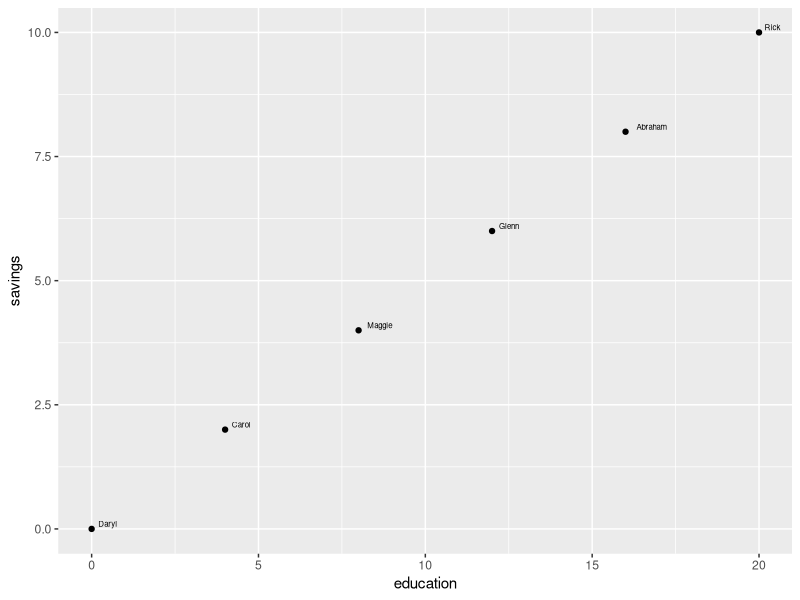
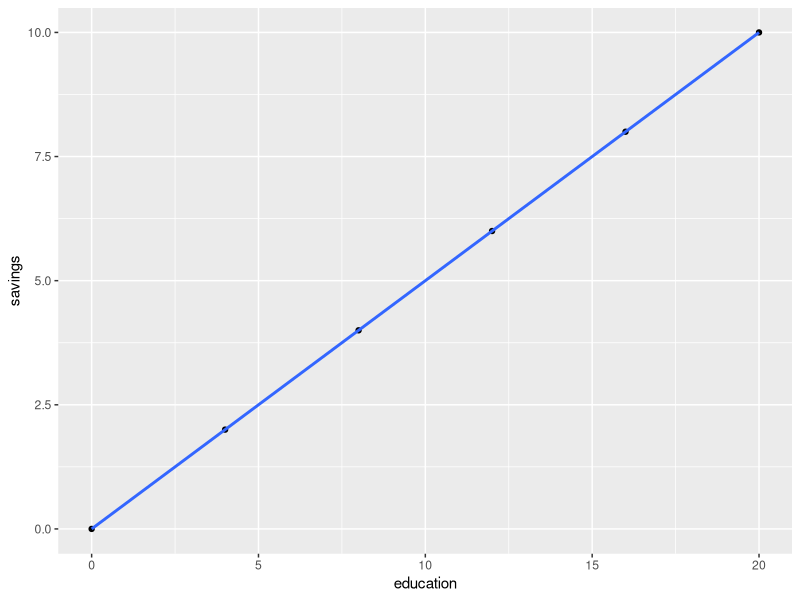
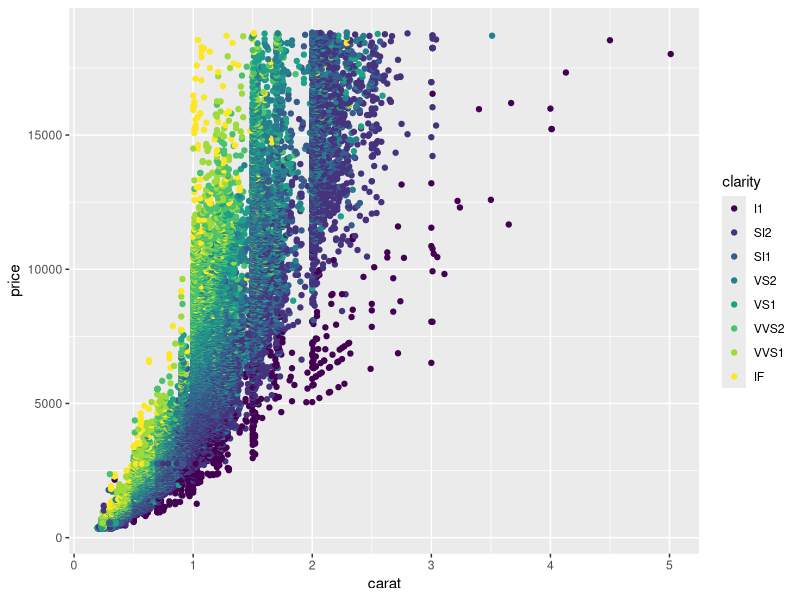

The R source for these figures, in order:
## ---- chunk 1
data(iris)
head(iris)

## ---- chunk 2
library(ggplot2)
education=as.numeric(c(0,4,8,12,16,20))
savings=as.numeric(c(0,2,4,6,8,10))
row.names=c("Daryl", "Carol", "Maggie", "Glenn", "Abraham", "Rick")
walking=data.frame(cbind(row.names,education, savings))
walking
w=qplot(education, savings)
w+ annotate("text", x=education, y=savings, label=c("Daryl", "Carol", "Maggie", "Glenn", "Abraham", "Rick"), size=2, hjust=-.35, vjust=-.35)
## ---- chunk 3
library(ggplot2)
education=as.numeric(c(0,4,8,12,16,20))
savings=as.numeric(c(0,2,4,6,8,10))
row.names=c("Daryl", "Carol", "Maggie", "Glenn", "Abraham", "Rick")
walking=data.frame(cbind(row.names,education, savings))
walking
w=qplot(education, savings)
w+stat_smooth(method="lm")
## ---- chunk 4
library(ggplot2)
data(diamonds)
head(diamonds,4)
## ---- chunk 5
qplot(carat, price, data=diamonds, color=clarity)

